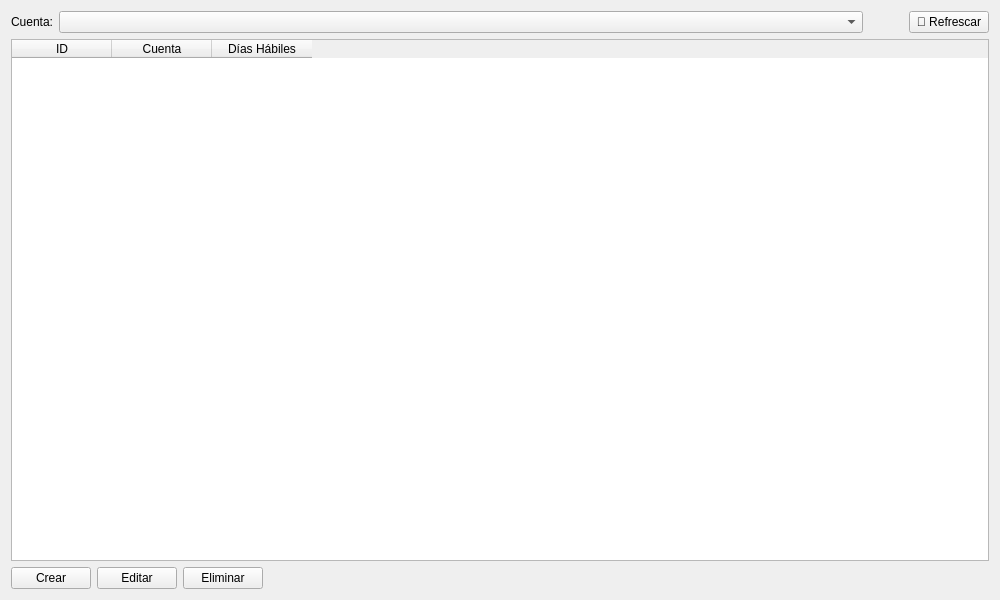
<?xml version="1.0" encoding="UTF-8"?>
<ui version="4.0">
 <class>AlertasWidget</class>
 <widget class="QWidget" name="AlertasWidget">
  <property name="geometry">
   <rect>
    <x>0</x>
    <y>0</y>
    <width>1000</width>
    <height>600</height>
   </rect>
  </property>
  <layout class="QVBoxLayout" name="verticalLayout_root">
   <item>
    <layout class="QHBoxLayout" name="horizontalLayout_filters">
     <item>
      <widget class="QLabel" name="lbl_cuenta">
       <property name="text">
        <string>Cuenta:</string>
       </property>
      </widget>
     </item>
     <item>
      <widget class="QComboBox" name="combo_cuenta">
       <property name="sizePolicy">
        <sizepolicy hsizetype="Expanding" vsizetype="Fixed">
         <horstretch>1</horstretch>
         <verstretch>0</verstretch>
        </sizepolicy>
       </property>
       <property name="toolTip">
        <string>Filtrar alertas por cuenta</string>
       </property>
      </widget>
     </item>
     <item>
      <spacer name="horizontalSpacer">
       <property name="orientation">
        <enum>Qt::Horizontal</enum>
       </property>
       <property name="sizeHint" stdset="0">
        <size>
         <width>40</width>
         <height>20</height>
        </size>
       </property>
      </spacer>
     </item>
     <item>
      <widget class="QPushButton" name="btn_refrescar">
       <property name="text">
        <string>🔄 Refrescar</string>
       </property>
       <property name="toolTip">
        <string>Recargar lista de alertas</string>
       </property>
      </widget>
     </item>
    </layout>
   </item>
   <item>
    <widget class="QTableWidget" name="tbl_alertas">
     <property name="sizePolicy">
      <sizepolicy hsizetype="Expanding" vsizetype="Expanding">
       <horstretch>0</horstretch>
       <verstretch>1</verstretch>
      </sizepolicy>
     </property>
     <column>
      <property name="text">
       <string>ID</string>
      </property>
     </column>
     <column>
      <property name="text">
       <string>Cuenta</string>
      </property>
     </column>
     <column>
      <property name="text">
       <string>Días Hábiles</string>
      </property>
     </column>
    </widget>
   </item>
   <item>
    <layout class="QHBoxLayout" name="horizontalLayout_buttons">
     <item>
      <widget class="QPushButton" name="btn_crear">
       <property name="text">
        <string>Crear</string>
       </property>
      </widget>
     </item>
     <item>
      <widget class="QPushButton" name="btn_editar">
       <property name="text">
        <string>Editar</string>
       </property>
      </widget>
     </item>
     <item>
      <widget class="QPushButton" name="btn_eliminar">
       <property name="text">
        <string>Eliminar</string>
       </property>
      </widget>
     </item>
     <item>
      <spacer name="horizontalSpacer2">
       <property name="orientation">
        <enum>Qt::Horizontal</enum>
       </property>
       <property name="sizeHint" stdset="0">
        <size>
         <width>40</width>
         <height>20</height>
        </size>
       </property>
      </spacer>
     </item>
    </layout>
   </item>
  </layout>
 </widget>
 <resources/>
 <connections/>
</ui>
